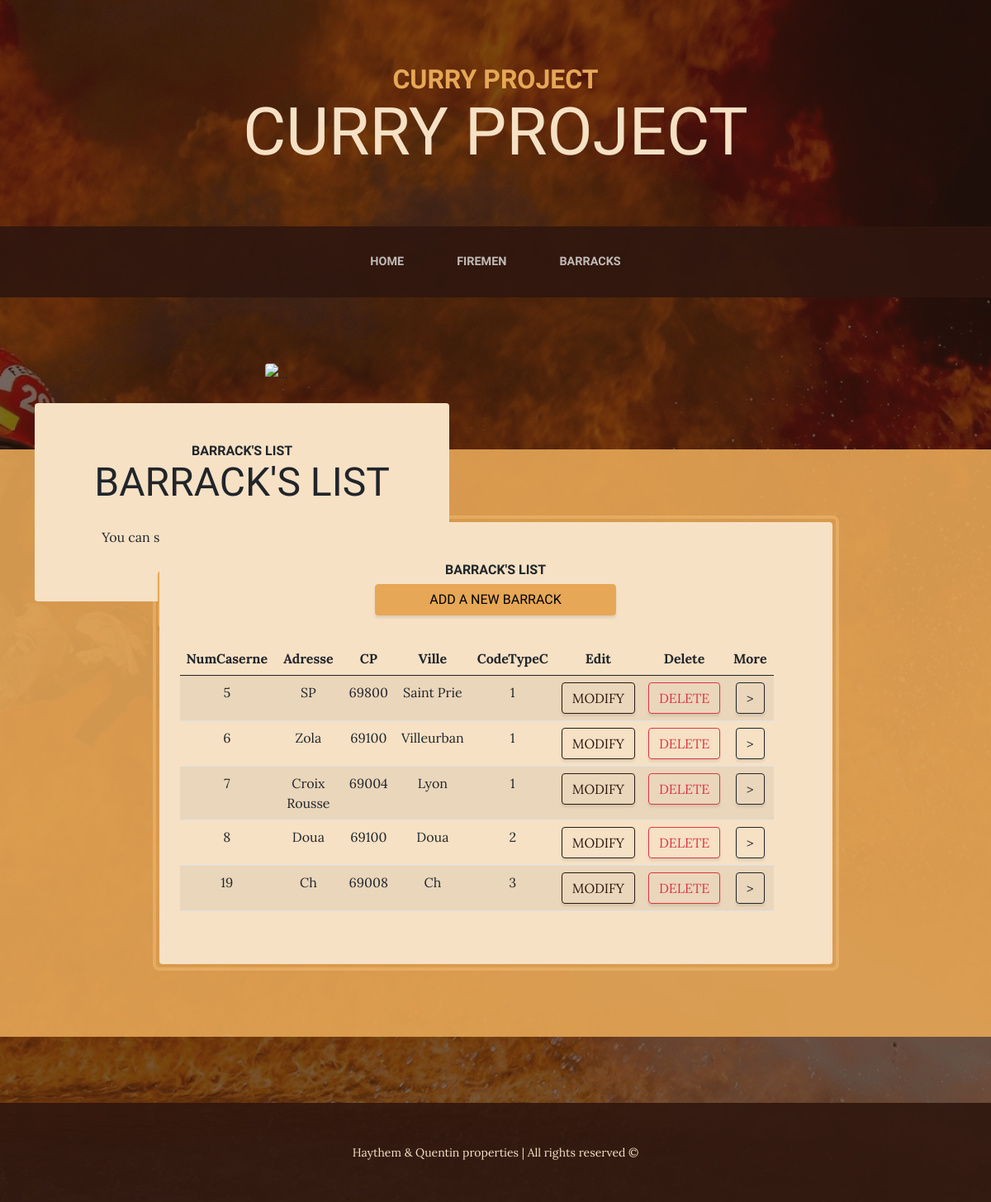
The page /barrack/display on the database its author committed.
### tables this page shows
CREATE TABLE `casernes` (
  `NumCaserne` int(11) NOT NULL,
  `Adresse` varchar(15) DEFAULT NULL,
  `CP` varchar(5) DEFAULT NULL,
  `Ville` varchar(10) DEFAULT NULL,
  `CodeTypeC` int(11) DEFAULT NULL,
  PRIMARY KEY (`NumCaserne`),
  KEY `FK_typeC` (`CodeTypeC`),
  CONSTRAINT `FK_typeC` FOREIGN KEY (`CodeTypeC`) REFERENCES `typecasernes` (`CodeTypeC`)
);

### app/utils/Renderer.php (called while the page is built, shortened)
<?php
    class Renderer {
        public static function render($file, array $data = null) : string {
            $path = __DIR__ . DIRECTORY_SEPARATOR . "../views" . DIRECTORY_SEPARATOR . $file ;
            include $path;
            $content = ob_get_contents();
            return $content;
        }
    }
?>

### autoloader.php (called while the page is built, shortened)
<?php
    class InitContext {
        public static $USECLASSEXTENSION = 0;
        public static $NOUSECLASSEXTENSION = 1;
        private $directoriesList = array(
            "./",
            "classes/",
            "vendor/",
        );
        private $classNameType;
        function __construct($type=1) {
            $this->classNameType = $type;
        }
        function autoloader($class): bool {
            foreach ($this->directoriesList as $path) {
                if ($this->classNameType == self::$USECLASSEXTENSION) {
                    $filename = __DIR__ . "/" . $path . str_replace('\\', '/', $class) . ".class.php";
                } elseif ($this->classNameType == self::$NOUSECLASSEXTENSION) {
                    $filename = __DIR__ . "/" . $path . str_replace('\\', '/', $class) . ".php";
                }
                if (file_exists($filename) && is_readable($filename)) {
                    if (class_exists($class)) {
                        return TRUE;
                    }
                }
            }
            return false;
        }
    }
?>

### app/utils/SingletonConfigReader.php (called while the page is built, shortened)
<?php
    class SingletonConfigReader {
        private $settings = [];
        private static $instance;
        private function __construct () {
            $this->settings = parse_ini_file("../config.ini");
        }
        public static function getInstance() {
            if (is_null(self::$instance)) {
                self::$instance = new SingletonConfigReader();
            }
            return self::$instance;
        }
        public function getValue($key) {
            return $this->settings[$key];
        }
    }
?>

### app/utils/SingletonDBMaria.php (called while the page is built, shortened)
<?php
    class SingletonDBMaria {
        public $cnx;
        private static $instance;
        private function __construct() {
            $this->cnx = new \PDO(SingletonConfigReader::getInstance()->getValue('dsn'), SingletonConfigReader::getInstance()->getValue('user'), SingletonConfigReader::getInstance()->getValue('password'));
            $this->cnx->setAttribute(\PDO::ATTR_ERRMODE, \PDO::ERRMODE_EXCEPTION);
        }
        public static function getInstance() : SingletonDBMaria {
            if (is_null(self::$instance)) {
                self::$instance = new SingletonDBMaria();
            }
            return self::$instance;
        }
        public function getConnection() {
            return $this->cnx;
        }
    }
?>

### app/models/DAOBarrack.php (called while the page is built, shortened)
<?php
class DAOBarrack
{
    private $connexion;
    public function __construct($connexion)
    {
        $this->connexion = $connexion;
    }
    public function findAll() : Array {
        $requestSQL = "SELECT * FROM casernes";
        $preparedStatement = $this->connexion->prepare($requestSQL);
        $preparedStatement->execute();
        $barracks = array();
        while ($data = $preparedStatement->fetch(\PDO::FETCH_OBJ)) {
            $temp = new Barrack($data->NumCaserne, $data->Adresse, $data->CP, $data->Ville, $data->CodeTypeC);
            array_push($barracks, $temp);
        }
        return $barracks;
}
}

### app/models/Barrack.php (called while the page is built, shortened)
<?php
class Barrack {
    private $NumCaserne;
    private $Adresse;
    private $CP;
    private $Ville;
    private $CodeTypeC;
    public function __construct($numCaserne, $adresse, $cp, $ville, $codeTypeC){
        $this->NumCaserne = $numCaserne;
        $this->Adresse = $adresse;
        $this->CP = $cp;
        $this->Ville = $ville;
        $this->CodeTypeC = $codeTypeC;
    }
    public function getNumCaserne(){
        return $this->NumCaserne;
    }
    public function getAdresse(){
        return $this->Adresse;
    }
    public function getCP(){
        return $this->CP;
    }
    public function getVille(){
        return $this->Ville;
    }
    public function getCodeTypeC(){
        return $this->CodeTypeC;
    }
}

### app/views/listBarrack.php (the view, shortened to what this page needs)
<!DOCTYPE html>
<html lang="en">
    <head>
        <link href="/css/barrackStyle.css" rel="stylesheet" />
    </head>
    <body>
        <header>
            <h1 class="site-heading text-center text-faded d-none d-lg-block">
                <span class="site-heading-upper text-primary mb-3">CURRY PROJECT</span>
                <span class="site-heading-lower">Curry Project</span>
            </h1>
        </header>
        <nav class="navbar navbar-expand-lg navbar-dark py-lg-4" id="mainNav">
            <div class="container">
                <div class="collapse navbar-collapse" id="navbarSupportedContent">
                    <ul class="navbar-nav mx-auto">
                        <li class="nav-item px-lg-4"><a class="nav-link text-uppercase" href="../">Home</a></li>
                        <li class="nav-item px-lg-4"><a class="nav-link text-uppercase" href="../fireman/display">Firemen</a></li>
                        <li class="nav-item px-lg-4"><a class="nav-link text-uppercase" href="">Barracks</a></li>
                    </ul>
                </div>
            </div>
        </nav>
        <section class="page-section clearfix">
            <div class="container">
                <div class="intro">
                    <img class="intro-img img-fluid mb-3 mb-lg-0 rounded" src="/img/barrack.png" alt="..." />
                    <div class="intro-text left-0 text-center bg-faded p-5 rounded">
                        <h2 class="section-heading mb-4">
                            <span class="section-heading-upper">Barrack's List</span>
                            <span class="section-heading-lower">Barrack's List</span>
                        </h2>
                        <p class="mb-3">You can see the barrack's list of our company!</p>
                        <div class="intro-button mx-auto"><a class="btn btn-primary btn-xl" href="#!">View the barrack's list!</a></div>
                    </div>
                </div>
            </div>
        </section>
        <section class="page-section cta">
            <div class="container">
                <div class="row">
                    <div class="col-xl-9 mx-auto">
                        <div class="cta-inner bg-faded text-center rounded">
                            <h2 class="section-heading mb-4">
                                <span class="section-heading-upper">barrack's List</span>
                                <span class="section-heading-lower p-sm-2">
                                    <div class="d-grid gap-2 col-5 mx-auto">
                                    <a class="btn btn-primary" href="create">ADD  A NEW BARRACK</a>
                                    </div>
                                </span>
                            </h2>
                            <table class="table table-striped" id="myTable">
                                <thead>
                                    <tr>
                                        <th scope="col">NumCaserne</th>
                                        <th scope="col">Adresse</th>
                                        <th scope="col">CP</th>
                                        <th scope="col">Ville</th>
                                        <th scope="col">CodeTypeC</th>
                                        <th scope="col">Edit</th>
                                        <th scope="col">Delete</th>
                                        <th scope="col">More</th>
                                    </tr>
                                </thead>
                                <tbody>
                                    <?php foreach($listBarrack as $barrack) : ?>
                                    <tr>
                                        <td><?= $barrack->getNumCaserne(); ?></td>
                                        <td><?= $barrack->getAdresse(); ?></td>
                                        <td><?= $barrack->getCP(); ?></td>
                                        <td><?= $barrack->getVille(); ?></td>
                                        <td><?= $barrack->getCodeTypeC(); ?></td>
                                        <td><a class="btn btn-outline-secondary" href="modify/<?= $barrack->getNumCaserne() ?>">MODIFY</a></td>
                                        <td><a class="btn btn-outline-danger" href="erase/<?= $barrack->getNumCaserne() ?>">DELETE</a></td>
                                        <td><a class="btn btn-outline-dark" href="expose/<?= $barrack->getNumCaserne() ?>"> > </a></td>
                                    </tr>
                                    <?php endforeach; ?>
                                </tbody>
                            </table>
                        </div>
                    </div>
                </div>
            </div>
        </section>
        <footer class="footer text-faded text-center py-5">
            <div class="container"><p class="m-0 small">Haythem & Quentin properties | All rights reserved &copy;</p></div>
        </footer>
    </body>
</html>

### rows shown on the page
casernes: NumCaserne "5", Adresse "SP", CP "69800", Ville "Saint Prie", CodeTypeC "1"
casernes: NumCaserne "6", Adresse "Zola", CP "69100", Ville "Villeurban", CodeTypeC "1"
casernes: NumCaserne "7", Adresse "Croix Rousse", CP "69004", Ville "Lyon", CodeTypeC "1"
casernes: NumCaserne "8", Adresse "Doua", CP "69100", Ville "Doua", CodeTypeC "2"
casernes: NumCaserne "19", Adresse "Ch", CP "69008", Ville "Ch", CodeTypeC "3"
